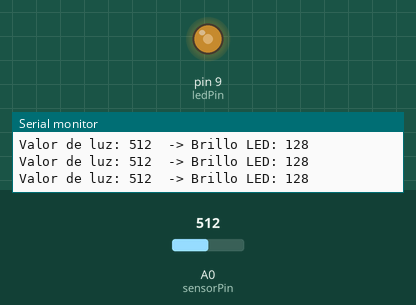
This sketch was run on a simulated Arduino Uno, built with avr-gcc and run on an emulated ATmega328P. Parts: output pins drawn as LEDs (lit = HIGH), the last lines printed to the serial monitor. The test bench sets the inputs (shaded band); at power-on: A0 (sensorPin) = 512.

Above: at 1.2 s.
1.3 s: A0 (sensorPin) set to 306
At 1.9 s:
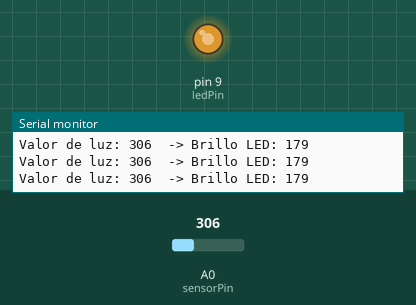
2.8 s: A0 (sensorPin) set to 122
At 3.5 s:
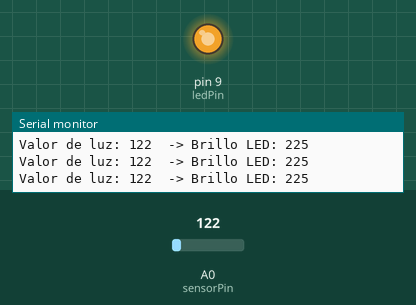
4.3 s: A0 (sensorPin) set to 900
At 5.0 s:
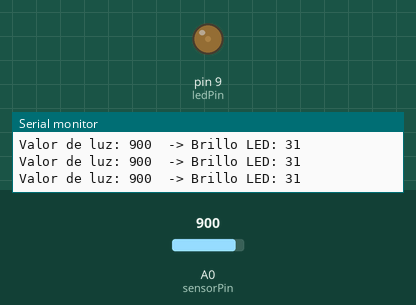
5.8 s: A0 (sensorPin) set to 1023
At 6.6 s:
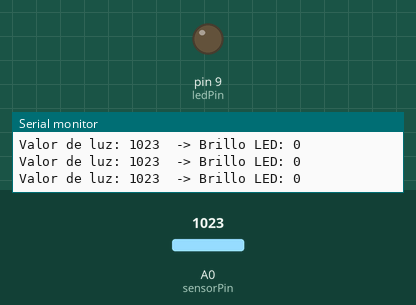
7.3 s: A0 (sensorPin) set to 511
At 8.1 s:
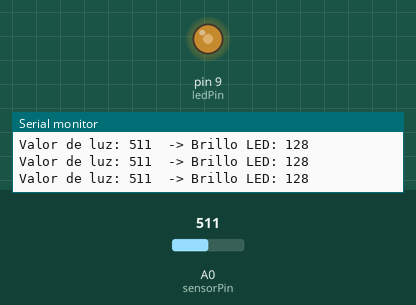
Timing chart, 0 to 10.3 s (numbered marks = the images above; inputs shaded):
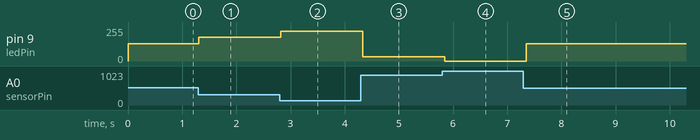

Measured:
- after the input at 1.3 s, pin 9 (ledPin): 128/255 → 179/255 at once
- after the input at 2.8 s, pin 9 (ledPin): 179/255 → 225/255 at once
- after the input at 4.3 s, pin 9 (ledPin): 225/255 → 31/255 at once
- after the input at 5.8 s, pin 9 (ledPin): 31/255 → 0/255 at once
- after the input at 7.3 s, pin 9 (ledPin): 0/255 → 128/255 after 0.05 s

The sketch:

10_Fotorresistencia.ino
```cpp
// SENSOR DE LUZ CON LDR Y CONTROL DE BRILLO DE LED

const int sensorPin = A0;  // Pin analógico conectado al punto medio del divisor (LDR + resistencia)
const int ledPin = 9;      // Pin PWM (~) para controlar el brillo del LED

void setup() {
  pinMode(ledPin, OUTPUT);  // LED como salida
  Serial.begin(9600);       // Comunicación serial para observar los valores del sensor
}

void loop() {
  // 1. Leer el valor del sensor de luz (0 a 1023)
  int lightValue = analogRead(sensorPin);

  // 2️. Convertir (mapear) el valor a rango de brillo (0 a 255)
  // Nota: En este circuito, más luz = valor más alto, por eso invertimos el brillo
  int brightness = map(lightValue, 0, 1023, 255, 0);

  // 3️. Ajustar el brillo del LED según la cantidad de luz
  analogWrite(ledPin, brightness);

  // 4️. Mostrar el valor leído en el Monitor Serial
  Serial.print("Valor de luz: ");
  Serial.print(lightValue);
  Serial.print("  -> Brillo LED: ");
  Serial.println(brightness);

  delay(100);  // Pequeña pausa para estabilidad
}
```
